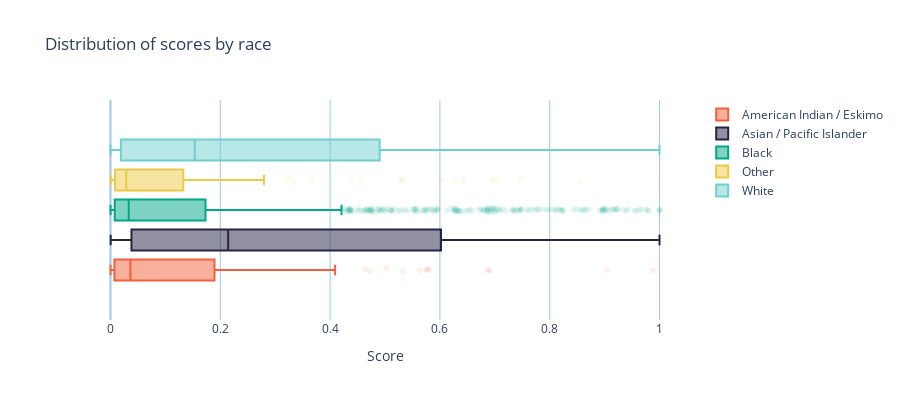

Notebook cell for this chart:
### Code cell
race_names = {
    "amer_indian_eskimo": "American Indian / Eskimo",
    "asian_pac_islander": "Asian / Pacific Islander",
    "black": "Black",
    "other": "Other",
    "white": "White",
}

fig_dp_by_race = group_box_plots(
    test_prob,
    test.race.map(race_names),
    title="Distribution of scores by race",
    xlabel="Score",
)
fig_dp_by_race

### Figure 1 — Plotly figure (JSON) as saved in the notebook; plotly's stock layout.template omitted (floating-point values rounded to 4 significant figures; data arrays with more than 128 entries replaced by an {"elided": "..."} marker saying what was removed)
{"data": [{"hoverinfo": "name+x", "jitter": 0.2, "line": {"color": "#f2603b"}, "marker": {"color": "rgba(242,96,59,1)", "opacity": 0.1}, "name": "American Indian / Eskimo", "orientation": "h", "type": "box", "x": {"elided": "149 float values"}, "y": {"elided": "149 float values"}}, {"hoverinfo": "name+x", "jitter": 0.2, "line": {"color": "#262445"}, "marker": {"color": "rgba(38,36,69,1)", "opacity": 0.1}, "name": "Asian / Pacific Islander", "orientation": "h", "type": "box", "x": {"elided": "408 float values"}, "y": {"elided": "408 float values"}}, {"hoverinfo": "name+x", "jitter": 0.2, "line": {"color": "#00a886"}, "marker": {"color": "rgba(0,168,134,1)", "opacity": 0.1}, "name": "Black", "orientation": "h", "type": "box", "x": {"elided": "1411 float values"}, "y": {"elided": "1411 float values"}}, {"hoverinfo": "name+x", "jitter": 0.2, "line": {"color": "#edc946"}, "marker": {"color": "rgba(237,201,70,1)", "opacity": 0.1}, "name": "Other", "orientation": "h", "type": "box", "x": [0.2795, 0.0004087, 0.01626, 0.0861, 0.003996, 0.2651, 0.04519, 0.003296, 0.01474, 0.01539, 0.1435, 0.001633, 0.166, 0.00137, 0.01155, 0.002257, 0.06493, 0.1892, 0.1327, 0.009235, 0.01357, 0.01445, 0.0009086, 0.6953, 0.532, 0.004369, 0.1938, 0.02034, 0.1348, 0.1243, 0.01254, 0.009294, 0.003433, 0.006959, 0.02052, 0.0501, 0.04277, 0.06264, 0.04668, 0.08898, 0.0006949, 0.004904, 1.0, 0.2454, 0.01276, 0.05579, 0.4383, 0.6422, 0.09298, 0.01394, 0.2273, 0.02023, 0.046, 0.009472, 0.09398, 0.02772, 0.08745, 0.2503, 0.01481, 0.001636, 0.0179, 0.003173, 0.604, 0.01374, 0.007516, 0.7051, 0.07198, 0.00119, 0.0009273, 0.009108, 0.01502, 0.1414, 0.0003947, 0.0005065, 0.04416, 0.001682, 0.002465, 0.008385, 0.003614, 0.07351, 0.01837, 0.5293, 0.2486, 0.01804, 0.002605, 0.09355, 0.3328, 0.01157, 0.005477, 0.002591, 0.2057, 0.03618, 0.2266, 0.8559, 0.004905, 0.055, 0.02834, 0.0599, 0.3224, 0.05044, 0.3666, 0.03646, 0.004246, 0.09434, 0.0107, 0.2475, 0.01802, 0.01157, 0.6273, 0.002368, 0.0242, 0.05422, 0.01636, 0.04386, 0.7474, 0.06702, 0.4551, 0.004723, 0.02919, 0.08867, 0.1211, 0.002006], "y": [0.0, 0.0, 0.0, 0.0, 0.0, 0.0, 0.0, 0.0, 0.0, 0.0, 0.0, 0.0, 0.0, 0.0, 0.0, 0.0, 0.0, 0.0, 0.0, 0.0, 0.0, 0.0, 0.0, 0.0, 0.0, 0.0, 0.0, 0.0, 0.0, 0.0, 0.0, 0.0, 0.0, 0.0, 0.0, 0.0, 0.0, 0.0, 0.0, 0.0, 0.0, 0.0, 0.0, 0.0, 0.0, 0.0, 0.0, 0.0, 0.0, 0.0, 0.0, 0.0, 0.0, 0.0, 0.0, 0.0, 0.0, 0.0, 0.0, 0.0, 0.0, 0.0, 0.0, 0.0, 0.0, 0.0, 0.0, 0.0, 0.0, 0.0, 0.0, 0.0, 0.0, 0.0, 0.0, 0.0, 0.0, 0.0, 0.0, 0.0, 0.0, 0.0, 0.0, 0.0, 0.0, 0.0, 0.0, 0.0, 0.0, 0.0, 0.0, 0.0, 0.0, 0.0, 0.0, 0.0, 0.0, 0.0, 0.0, 0.0, 0.0, 0.0, 0.0, 0.0, 0.0, 0.0, 0.0, 0.0, 0.0, 0.0, 0.0, 0.0, 0.0, 0.0, 0.0, 0.0, 0.0, 0.0, 0.0, 0.0, 0.0, 0.0]}, {"hoverinfo": "name+x", "jitter": 0.2, "line": {"color": "#70cfcf"}, "marker": {"color": "rgba(112,207,207,1)", "opacity": 0.1}, "name": "White", "orientation": "h", "type": "box", "x": {"elided": "12970 float values"}, "y": {"elided": "12970 float values"}}], "layout": {"autosize": true, "boxmode": "group", "height": 400, "hovermode": "closest", "paper_bgcolor": "rgba(0,0,0,0)", "plot_bgcolor": "rgba(0,0,0,0)", "title": {"text": "Distribution of scores by race"}, "xaxis": {"fixedrange": true, "gridcolor": "rgb(159, 197, 232)", "hoverformat": ".3f", "title": {"text": "Score"}, "zerolinecolor": "rgb(159, 197, 232)"}, "yaxis": {"fixedrange": true, "gridcolor": "rgba(0,0,0,0)", "ticktext": [""], "tickvals": [0], "title": {"text": ""}, "zerolinecolor": "rgba(0,0,0,0)"}}}
